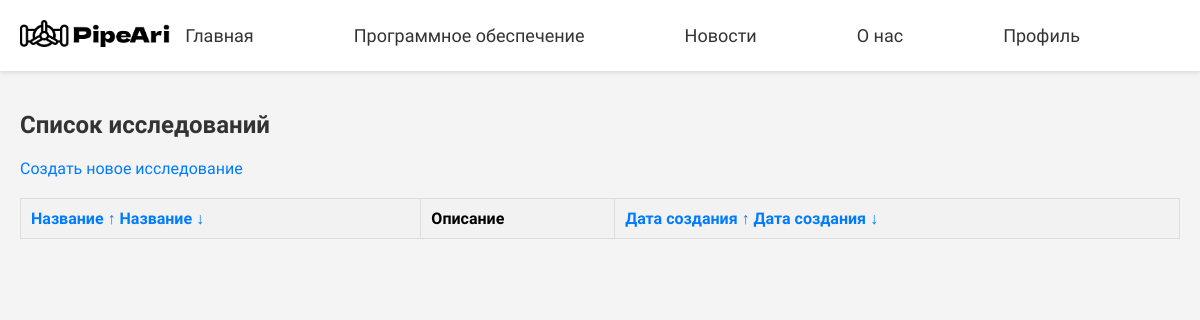
Page /research/ (signed in) on the earlier database version.
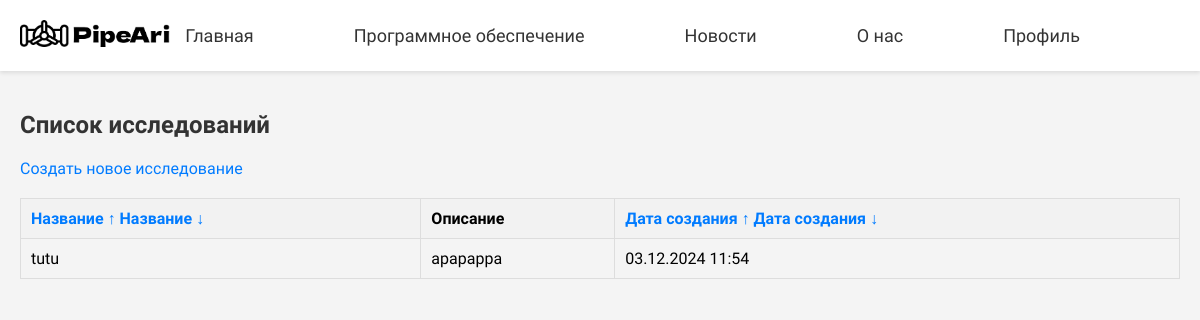
Same page on the later database version.
### myapp/models.py (models this page shows, shortened)
class Research(models.Model):
    user = models.ForeignKey(User, on_delete=models.CASCADE, related_name='researches')
    title = models.CharField(max_length=255)
    description = models.TextField()
    created_at = models.DateTimeField(auto_now_add=True)
    updated_at = models.DateTimeField(auto_now=True)

### myapp/views.py (the view)
# urls.py: path('research/', views.research_list_view, name='research_list'),
@login_required
def research_list_view(request, sort_by='title', order='asc'):
    sort_fields = {
        'title': 'title',
        'date': 'created_at',
    }
    sort_order = '' if order == 'asc' else '-'
    researches = Research.objects.filter(user=request.user).order_by(f'{sort_order}{sort_fields[sort_by]}')
    return render(request, 'research_list.html', {'researches': researches, 'sort_by': sort_by, 'order': order})

### myapp/templates/research_list.html (shortened to what this page needs)
{% extends 'base.html' %}
{% block content %}
    <h2>Список исследований</h2>
    <a href="{% url 'create_research' %}">Создать новое исследование</a>
    <table>
        <thead>
            <tr>
                <th>
                    <a href="{% url 'research_list_sorted' 'title' 'asc' %}">Название ↑</a>
                    <a href="{% url 'research_list_sorted' 'title' 'desc' %}">Название ↓</a>
                </th>
                <th>Описание</th>
                <th>
                    <a href="{% url 'research_list_sorted' 'date' 'asc' %}">Дата создания ↑</a>
                    <a href="{% url 'research_list_sorted' 'date' 'desc' %}">Дата создания ↓</a>
                </th>
            </tr>
        </thead>
        <tbody>
            {% for research in researches %}
                <tr>
                    <td>{{ research.title }}</td>
                    <td>{{ research.description }}</td>
                    <td>{{ research.created_at|date:"d.m.Y H:i" }}</td>
                </tr>
            {% endfor %}
        </tbody>
    </table>
{% endblock %}

### myapp/templates/base.html (shortened to what this page needs)
<!DOCTYPE html>
<html lang="ru">
<head>
    {% load static %}
    <link rel="stylesheet" href="{% static 'css/styles.css' %}">
</head>
<body>
    <div class="header">
        <div class="logo">
            <img src="{% static 'images/logo_full.png' %}" alt="Логотип">
        </div>
        <div class="nav">
            <a href="{% url 'home' %}">Главная</a>
            <a href="{% url 'software' %}">Программное обеспечение</a>
            <a href="{% url 'news' %}">Новости</a>
            <a href="{% url 'about' %}">О нас</a>
            <div class="profile-dropdown">
                {% if user.is_authenticated %}
                    <a href="{% url 'profile' %}">Профиль</a>
                {% else %}
                    <a href="{% url 'login' %}">Войти</a>
                {% endif %}
            </div>
        </div>
    </div>
    <div class="content">
        {% block content %}
        {% endblock %}
    </div>
</body>
</html>

### myapp/static/css/styles.css (style rules this page uses)
body { font-family: 'Dela Gothic One', sans-serif; margin: 0; padding: 0; background-color: #f4f4f4; }
.header { display: flex; justify-content: space-between; align-items: center; padding: 20px; background-color: #fff; box-shadow: 0 2px 4px rgba(0, 0, 0, 0.1); }
.logo { width: 150px; }
.logo img { width: 100%; height: auto; }
.nav { display: flex; gap: 100px; margin-right:100px; }
.nav a { text-decoration: none; color: #333; font-size: 18px; transition: color 0.3s ease; }
.content { padding: 20px; }
h2 { color: #333; }
a { color: #007bff; text-decoration: none; transition: color 0.3s ease; }
.profile-dropdown { position: relative; display: inline-block; }
table { width: 100%; border-collapse: collapse; margin-top: 20px; }
table, th, td { border: 1px solid #ddd; }
th, td { padding: 10px; text-align: left; }
th { background-color: #f2f2f2; }

Differences in the rows shown:
added Research: title "tutu", description "apapappa", created_at "03.12.2024 11:54"
